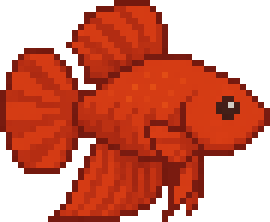
#> input picture game/assets/native/original/main_fish/player_betta.png, 45 x 37 px (shown 6 times larger)
$ python contact.py ../game/assets/native/original/main_fish/player_betta.png 5
#> lines starting #> are read from the running program, lines starting #| are printed output that depends on the picture
#!/usr/bin/env python3
"""contact.py OUT SCALE IMG [IMG ...] - native images side by side, betta first, x SCALE nearest,
on a mid-water background, bottom-aligned, wrapping at ~1800 px. Use 'BR' to force a row break."""
import sys, os
from PIL import Image
ROOT = os.path.dirname(os.path.dirname(os.path.abspath(__file__)))
BETTA = os.path.join(ROOT, 'game/assets/native/original/main_fish/player_betta.png')
out, scale = sys.argv[1], int(sys.argv[2])
paths = [BETTA] + sys.argv[3:]
rows, row, rw = [], [], 0
for p in paths:
    if p == 'BR':
        rows.append(row); row, rw = [], 0; continue
    im = Image.open(p).convert('RGBA')
#> im is the input picture: PIL image 45x37 RGBA; mean R, G, B, A 110.8, 29.2, 11.6, 157
    im = im.resize((im.width * scale, im.height * scale), Image.NEAREST)
#> im: PIL image 225x185 RGBA
    if row and rw + im.width > 1800:
        rows.append(row); row, rw = [], 0
    row.append(im); rw += im.width + 8 * scale
#> after `rw += im.width + 8 * scale`: rw = 265
rows.append(row)
W = max(sum(i.width + 8 * scale for i in r) for r in rows) + 8 * scale
#> W = 305
H = sum(max(i.height for i in r) + 8 * scale for r in rows if r) + 8 * scale
#> H = 265
sheet = Image.new('RGBA', (W, H), (0x2B, 0x7F, 0xC4, 255))
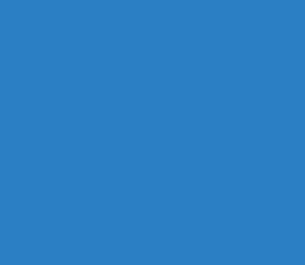
#> sheet: PIL image 305x265 RGBA; mean R, G, B, A 43, 127, 196, 255
y = 8 * scale
for r in rows:
    if not r: continue
    rh = max(i.height for i in r); x = 8 * scale
    for i in r:
        sheet.alpha_composite(i, (x, y + rh - i.height)); x += i.width + 8 * scale
    y += rh + 8 * scale
#> this loop made 1 pass
#> (rh, y) on pass 1: (185, 265)
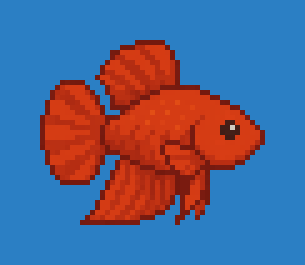
#> sheet: PIL image 305x265 RGBA; mean R, G, B, A 86.4, 101.8, 139.8, 255
#> after the loop, y = 265
sheet.convert('RGB').save(out)
print(out, sheet.size)
#| ../game/assets/native/original/main_fish/player_betta.png (305, 265)
